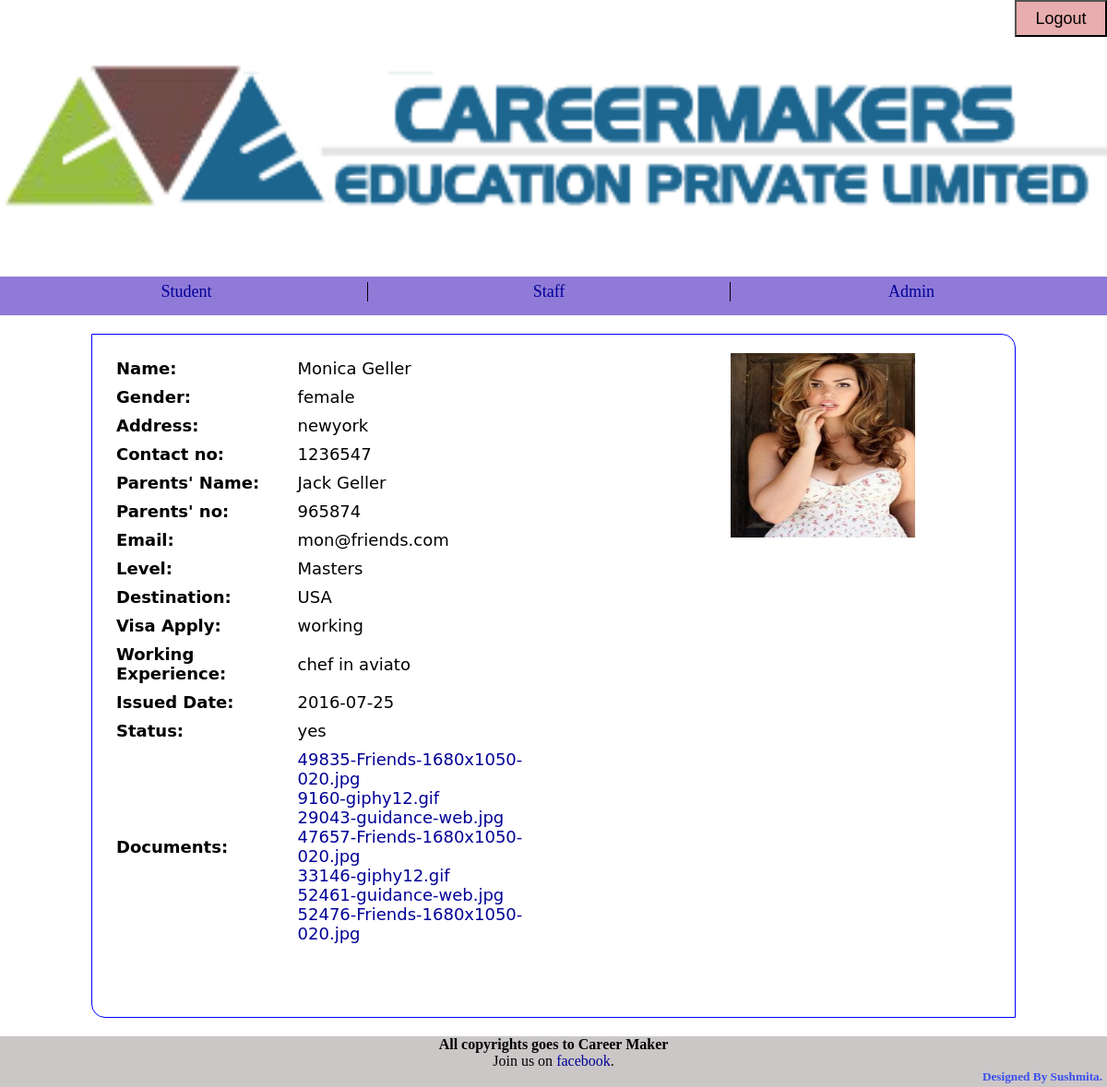
/student.php?id=10 (signed in), run on the app's committed database.
### tables this page shows
CREATE TABLE IF NOT EXISTS `student` (
  `id` int(11) NOT NULL,
  `firstname` varchar(30) NOT NULL,
  `lastname` varchar(30) NOT NULL,
  `gender` enum('male','female') NOT NULL,
  `address` varchar(30) NOT NULL,
  `contact` text NOT NULL,
  `parentname` varchar(30) NOT NULL,
  `parentno` varchar(15) NOT NULL,
  `email` varchar(30) NOT NULL,
  `level` enum('SLC','+2','Bachleor','Diploma','Masters') NOT NULL,
  `destinationId` int(11) NOT NULL,
  `date` date NOT NULL,
  `working_exp` varchar(100) NOT NULL,
  `visatype` enum('student','dependent','working') NOT NULL,
  `approval` enum('yes','no') NOT NULL
);

CREATE TABLE IF NOT EXISTS `destination` (
  `id` int(11) NOT NULL,
  `name` varchar(20) NOT NULL
);

CREATE TABLE IF NOT EXISTS `document` (
  `id` int(11) NOT NULL,
  `studentId` int(11) NOT NULL,
  `upload` varchar(100) NOT NULL,
  `type` varchar(10) NOT NULL,
  `size` int(11) NOT NULL
);

### student.php (the view, shortened to what this page needs)
<!doctype html>
<html>
<head>
<link href="style.css" rel="stylesheet" type="text/css" />
</head>
<body>
	<div class="wrapper">
    	 <?php include('includes/banner.php'); ?>
    	<?php include('includes/navbar.php'); ?>
        <div class="completeInfo">
        <?php
			$studentId = $_GET['id'];
			$q = "SELECT * FROM image WHERE studentId='$studentId';";
			$result = mysql_query($q);
			$row = mysql_fetch_array($result);
			$r = "SELECT * FROM student WHERE id='$studentId';";
			$result1 = mysql_query($r);
			$row1 = mysql_fetch_array($result1);
			$destination = $row1['destinationId'];
			$query = "SELECT * FROM `destination` WHERE id='$destination';";
			$ans = mysql_query($query);
			$row2 = mysql_fetch_array($ans);
		?>
        	<div class="table">
            	<table>
                	<tr>
                		<td><label>Name: </label></td>
                        <td id="content"><?php echo $row1['firstname'].' '.$row1['lastname']; ?></td>
                    </tr>
                    <tr>
                		<td><label>Gender: </label></td>
                        <td id="content"><?php echo $row1['gender']; ?></td>
                    </tr>
                    <tr>
                		<td><label>Address: </label></td>
                        <td id="content"><?php echo $row1['address']; ?></td>
                    </tr>
                    <tr>
                		<td><label>Contact no: </label></td>
                        <td id="content"><?php echo $row1['contact']; ?></td>
                    </tr>
                    <tr>
                		<td><label>Parents' Name: </label></td>
                        <td id="content"><?php echo $row1['parentname']; ?></td>
                    </tr>
                    <tr>
                		<td><label>Parents' no: </label></td>
                        <td id="content"><?php echo $row1['parentno']; ?></td>
                    </tr>
                    <tr>
                		<td><label>Email: </label></td>
                        <td id="content"><?php echo $row1['email']; ?></td>
                    </tr>
                    <tr>
                		<td><label>Level: </label></td>
                        <td id="content"><?php echo $row1['level']; ?></td>
                    </tr>
                    <tr>
                		<td><label>Destination: </label></td>
                        <td id="content"><?php echo $row2['name']; ?></td>
                    </tr>
                    <tr>
                		<td><label>Visa Apply: </label></td>
                        <td id="content"><?php echo $row1['visatype']; ?></td>
                    </tr>
                    <tr>
                		<td><label>Working Experience: </label></td>
                        <td id="content"><?php echo $row1['working_exp']; ?></td>
                    </tr>
                     <tr>
                		<td><label>Issued Date: </label></td>
                        <td id="content"><?php echo $row1['date']; ?></td>
                    </tr>
                    <tr>
                		<td><label>Status: </label></td>
                        <td id="content"><?php echo $row1['approval']; ?></td>
                    </tr>
                    <tr>
                		<td><label>Documents: </label></td>
                        <td id="content">
                 <?php
				$s = "SELECT * FROM document WHERE studentId = '$studentId'";
				$res = mysql_query($s);
				$n = mysql_num_rows($res);
				for($i=1; $i<=$n; $i++)
				{
					$rw = mysql_fetch_array($res);
					$upload = $rw['upload'];
		?>
    			<a href="uploads/<?php echo $upload;?>" target="_blank"><?php echo $upload ?></a><br/>
             <?php
				}
			?>
            			</td>
                   </tr>
                </table>
             </div>
           <div id="image">
           		<img src="userimage/<?php echo $row['photo_thumb']; ?>.jpg" height="200" width="200">
           </div>
        </div>
        <?php include('includes/footer.php'); ?>
    </div>
</body>
</html>

### style.css (style rules this page uses)
* { margin:0px; padding:0px; }
.wrapper { width:100%; height:auto; }
a { text-decoration:none; color:#010096; }
.wrapper .completeInfo { width:80%; height:700px; margin:0 auto; padding:20px; border:solid 1px blue; border-radius:0 15px 0 15px; }
.wrapper .completeInfo .table { width:50%; float:left; height:auto; }
.wrapper .completeInfo .table table { width:100%; height:auto; }
.wrapper .completeInfo td { padding:4px; font-family:"Lucida Grande", "Lucida Sans Unicode", "Lucida Sans", "DejaVu Sans", Verdana, sans-serif; font-size:18px; }
.wrapper .completeInfo td label { font-weight:bold; }
.wrapper .completeInfo #image { width:30%; float:right; }

### data on the page
student: firstname "Monica", lastname "Geller", gender "female", address "newyork", contact "1236547", parentname "Jack Geller", parentno "965874", email "mon@friends.com", level "Masters", visatype "working", working_exp "chef in aviato", date "2016-07-25", approval "yes"
destination: name "USA"
document: upload "49835-Friends-1680x1050-020.jpg"
document: upload "9160-giphy12.gif"
document: upload "29043-guidance-web.jpg"
document: upload "47657-Friends-1680x1050-020.jpg"
document: upload "33146-giphy12.gif"
document: upload "52461-guidance-web.jpg"
document: upload "52476-Friends-1680x1050-020.jpg"
